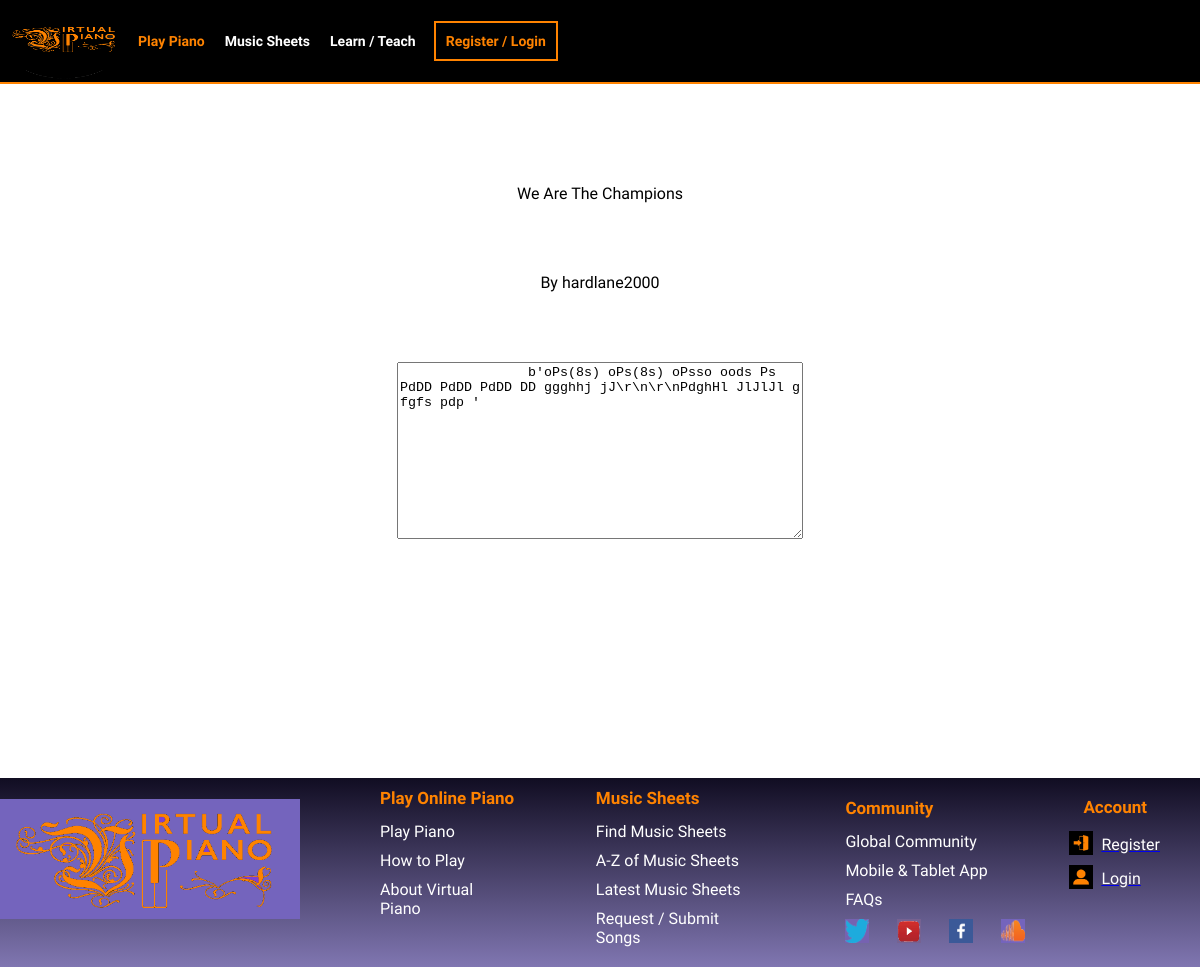
Page /music/sheets/3 on the committed database.
### app.py (models this page shows, shortened)
class MusicSheet(db.Model):
    __bind_key__ = "music_sheets"
    id = db.Column(db.Integer, primary_key=True)
    title = db.Column(db.String(100), nullable=False, unique=True)
    content = db.Column(db.Text, nullable=False)
    author = db.Column(db.String(100), nullable=False)
    genre = db.Column(db.String(100))
    datetime = db.Column(db.DateTime, default = datetime.utcnow)

### app.py (the view)
@app.route('/music/sheets/<int:sheet_id>')
def music_sheet(sheet_id):
    music_sheet = vars(MusicSheet.query.all()[sheet_id - 1])
    if current_user.is_anonymous:
        return render_template("music/music_sheet.html", music_sheet = music_sheet)
    return render_template("music/music_sheet.html", loggedinuser = current_user.username, music_sheet = music_sheet)

### Templates/music/music_sheet.html (shortened to what this page needs)
{% extends 'base.html' %}
{% block head %}
<link rel = "stylesheet" href = "{{ url_for('static', filename = '/css/music_sheets.css') }}">
{% endblock %}
{% block body %}
    <div class = "music_sheet_sheet">
        <div class = "music_sheet_sheet_title">
            {{ music_sheet.title.split(".")[0] }}
        </div>
        <div class = "music_sheet_sheet_content">
            <div class = "music_sheet_sheet_author">
                By {{ music_sheet.author }}
            </div>
            <textarea>
                {{ music_sheet.content }}
            </textarea>
        </div>
    </div>
{% endblock %}

### static/css/base.css (style rules this page uses)
body { margin:0; padding:0; box-sizing:border-box; font-family:"Spartan", sans-serif; position:relative; }
:root { --do:#ff8300; }

### static/css/music_sheets.css (style rules this page uses)
.music_sheet_sheet { min-height:594px; text-align:center; }
.music_sheet_sheet_title { margin-top:100px; margin-bottom:70px; }
.music_sheet_sheet_author { padding-bottom:70px; }
.music_sheet_sheet textarea { height:171px; width:400px; }

### rows in the picture
MusicSheet: title "We Are The Champions", author "hardlane2000", content "b'oPs(8s) oPs(8s) oPsso oods Ps PdDD PdDD PdDD DD ggghhj jJ\\r\\n\\r\\nPdghHl JlJlJl g fgfs pdp '"
